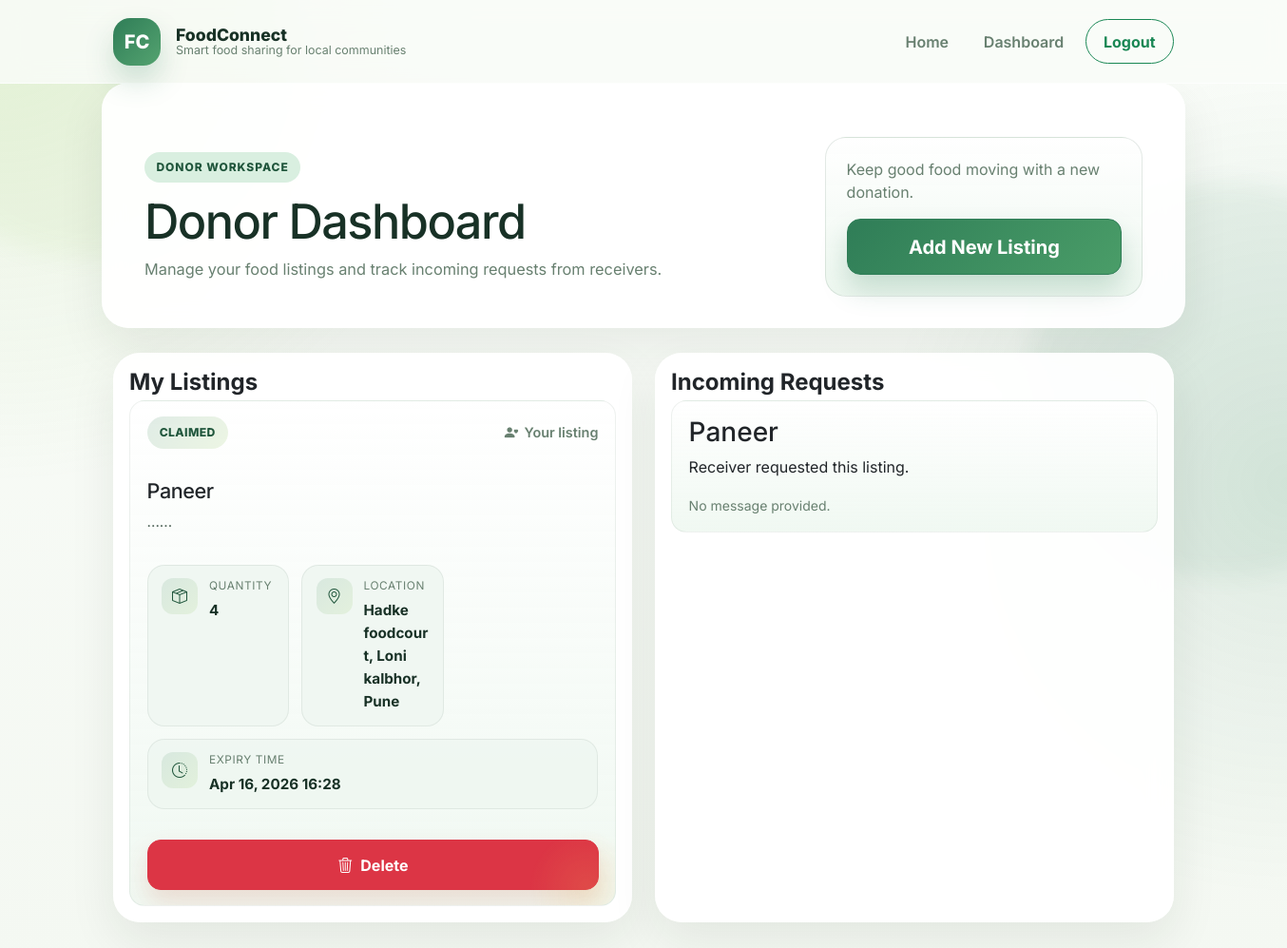
Page /accounts/dashboard/donor/ (signed in) on the committed database.
### food/models.py (models this page shows, shortened)
class FoodListing(models.Model):
    AVAILABLE = 'available'
    CLAIMED = 'claimed'
    STATUS_CHOICES = [
        (AVAILABLE, 'Available'),
        (CLAIMED, 'Claimed'),
    ]
    donor = models.ForeignKey(
        settings.AUTH_USER_MODEL,
        on_delete=models.CASCADE,
        related_name='food_listings',
    )
    title = models.CharField(max_length=150)
    description = models.TextField()
    quantity = models.CharField(max_length=100)
    pickup_location = models.CharField(max_length=200)
    latitude = models.DecimalField(max_digits=9, decimal_places=6, null=True, blank=True)
    longitude = models.DecimalField(max_digits=9, decimal_places=6, null=True, blank=True)
    expiry_date = models.DateTimeField()
    status = models.CharField(max_length=20, choices=STATUS_CHOICES, default=AVAILABLE)
    created_at = models.DateTimeField(auto_now_add=True)
    class Meta:
        ordering = ['-created_at']

class FoodClaim(models.Model):
    listing = models.OneToOneField(FoodListing, on_delete=models.CASCADE, related_name='claim')
    receiver = models.ForeignKey(
        settings.AUTH_USER_MODEL,
        on_delete=models.CASCADE,
        related_name='food_claims',
    )
    message = models.TextField(blank=True)
    created_at = models.DateTimeField(auto_now_add=True)
    class Meta:
        ordering = ['-created_at']

### accounts/models.py (models this page shows, shortened)
class User(AbstractUser):
    DONOR = 'donor'
    RECEIVER = 'receiver'
    ROLE_CHOICES = [
        (DONOR, 'Donor'),
        (RECEIVER, 'Receiver'),
    ]
    role = models.CharField(max_length=20, choices=ROLE_CHOICES)
    def is_donor(self):
        return self.role == self.DONOR

### accounts/views.py (the view)
# urls.py: path('dashboard/donor/', donor_dashboard_view, name='donor_dashboard'),
@login_required
def donor_dashboard_view(request):
    if not request.user.is_donor():
        return redirect('receiver_dashboard')
    context = {
        'my_listings': FoodListing.objects.filter(donor=request.user).order_by('-created_at'),
        'incoming_requests': FoodClaim.objects.filter(listing__donor=request.user).select_related('listing', 'receiver').order_by('-created_at'),
    }
    return render(request, 'accounts/donor_dashboard.html', context)

### templates/accounts/donor_dashboard.html (shortened to what this page needs)
{% extends 'base.html' %}
{% block content %}
<section class="hero surface-panel row align-items-center g-4">
    <div class="col-lg-8 hero-copy">
        <span class="eyebrow">Donor workspace</span>
        <h1>Donor Dashboard</h1>
        <p>Manage your food listings and track incoming requests from receivers.</p>
    </div>
    <div class="col-lg-4">
        <div class="hero-cta-card">
            <p class="mb-3">Keep good food moving with a new donation.</p>
            <a class="btn btn-success btn-lg w-100 ui-btn" href="{% url 'create_listing' %}">Add New Listing</a>
        </div>
    </div>
</section>
<section class="row g-4">
    <div class="col-xl-6">
    <article class="card fade-card h-100">
        <div class="card-body">
        <h2 class="section-card-title">My Listings</h2>
        {% if my_listings %}
            <div class="row g-3">
                {% for listing in my_listings %}
                    <div class="col-12">
                        <article class="listing-card-dashboard panel-row">
                            <div class="listing-card-top">
                                <span class="listing-chip">{{ listing.get_status_display }}</span>
                                <span class="listing-donor"><i class="bi bi-person-heart"></i> Your listing</span>
                            </div>
                            <div class="listing-copy">
                                <h3 class="listing-title">{{ listing.title }}</h3>
                                <p class="listing-description mb-0">{{ listing.description }}</p>
                            </div>
                            <div class="listing-meta-grid listing-meta-grid-dashboard">
                                <div class="listing-meta-item">
                                    <span class="listing-meta-icon"><i class="bi bi-box-seam"></i></span>
                                    <div>
                                        <small>Quantity</small>
                                        <strong>{{ listing.quantity }}</strong>
                                    </div>
                                </div>
                                <div class="listing-meta-item">
                                    <span class="listing-meta-icon"><i class="bi bi-geo-alt"></i></span>
                                    <div>
                                        <small>Location</small>
                                        <strong>{{ listing.pickup_location }}</strong>
                                    </div>
                                </div>
                                <div class="listing-meta-item listing-meta-item-wide">
                                    <span class="listing-meta-icon"><i class="bi bi-clock-history"></i></span>
                                    <div>
                                        <small>Expiry time</small>
                                        <strong>{{ listing.expiry_date|date:"M d, Y H:i" }}</strong>
                                    </div>
                                </div>
                            </div>
                            <form method="post" action="{% url 'delete_listing' listing.pk %}" class="listing-card-action">
                                <button type="submit" class="btn btn-danger ui-btn w-100 w-sm-auto">
                                    <i class="bi bi-trash3 me-2"></i>Delete
                                </button>
                            </form>
                        </article>
                    </div>
                {% endfor %}
            </div>
        {% else %}
            <p>You have not created any listings yet.</p>
        {% endif %}
        </div>
    </article>
    </div>
    <div class="col-xl-6">
    <article class="card fade-card h-100">
        <div class="card-body">
        <h2 class="section-card-title">Incoming Requests</h2>
        {% if incoming_requests %}
            <div class="list">
                {% for claim in incoming_requests %}
                    <div class="list-item panel-row">
                        <div>
                            <h3>{{ claim.listing.title }}</h3>
                            <p>{{ claim.receiver.username }} requested this listing.</p>
                            <small>{{ claim.message|default:'No message provided.' }}</small>
                        </div>
                    </div>
                {% endfor %}
            </div>
        {% else %}
            <p>No incoming requests yet.</p>
        {% endif %}
        </div>
    </article>
    </div>
</section>
{% endblock %}

### rows in the picture
FoodListing: status "CLAIMED", title "Paneer", description "......", quantity "4", pickup_location "Hadke foodcourt, Loni kalbhor, Pune", expiry_date "Apr 16, 2026 16:28"
FoodClaim: listing "Paneer", receiver.username "Receiver", message "No message provided."
